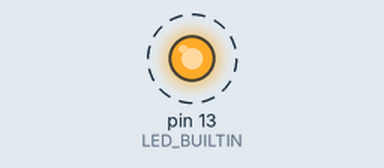
Simulated run of this sketch. Board: Arduino Uno, built with avr-gcc and run on an emulated ATmega328P. Shown: output pins drawn as LEDs (lit = HIGH). Dashed ring = blinking.

Above: at 0.05 s.
Timing chart, 0 to 3.0 s (numbered marks = the images above):
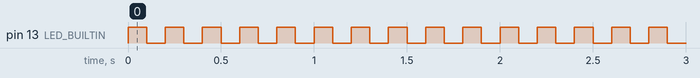

Measured:
- by itself, pin 13 (LED_BUILTIN): alternates HIGH for 0.10 s and LOW for 0.10 s

The sketch:

experiment_code.ino
```cpp
void setup() {
  // initialize digital pin LED_BUILTIN as an output.
  pinMode(13, OUTPUT);
}

// the loop function runs over and over again forever
void loop() {
  digitalWrite(LED_BUILTIN, HIGH);   // turn the LED on
  delay(100);                       // wait for half a second
  digitalWrite(LED_BUILTIN, LOW);    // turn the LED off
  delay(100);                       // wait for half a second
}
```
